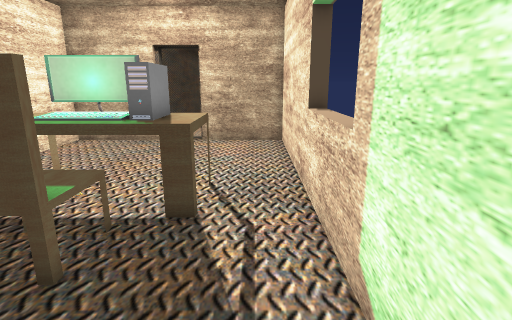
view 1 (above)

13 first-person views from a walk through a 3-D level made in the Godot game engine. The camera is 1.4 m above the floor, tilts 14° down and sees 80° across. The floor is counted in squares, 0.45 m on a side. Each view is taken from the middle of a square. On the plan, view 1 faces up. The plan holds only what a view shows up to about 20 squares ahead; the rest is blank. Door leaves are left out where a doorway can be walked through. Some surface patterns are stand-ins.

view 2
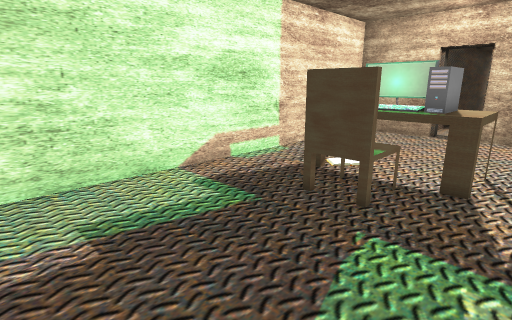

view 3
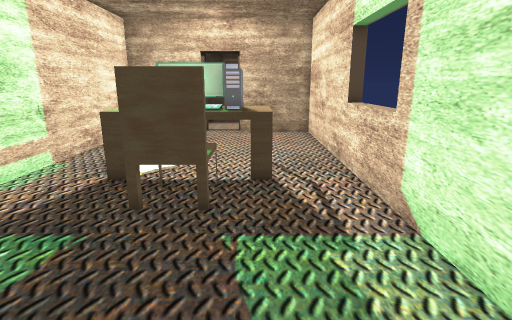

view 4
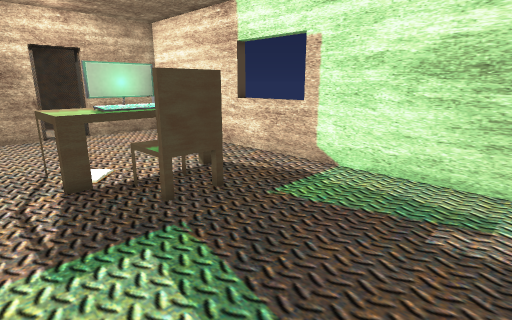

view 5
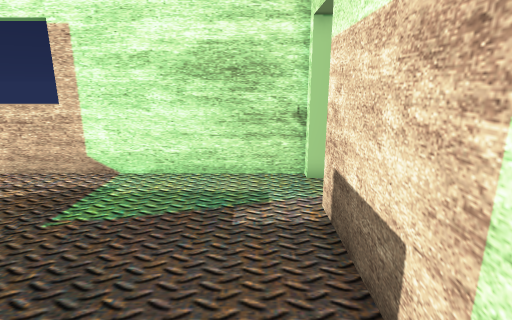

view 6
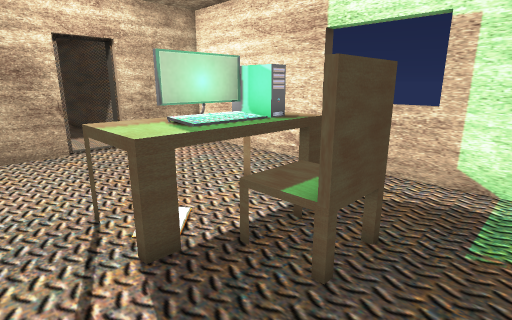

view 7
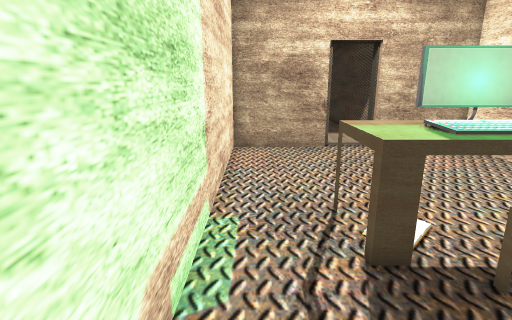

view 8
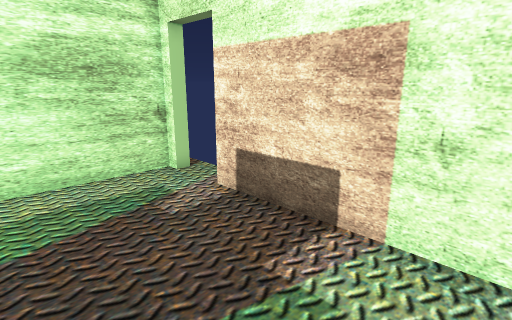

view 9
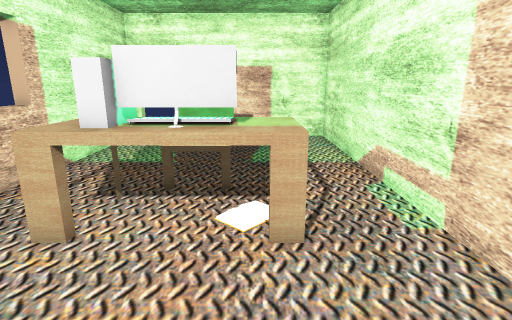

view 10
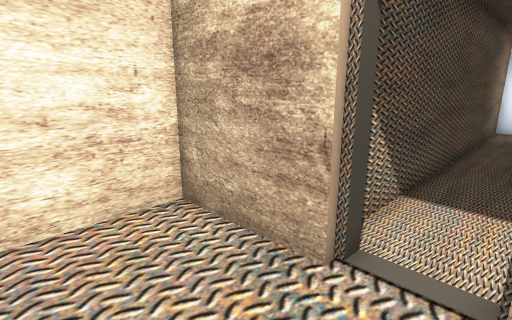

view 11
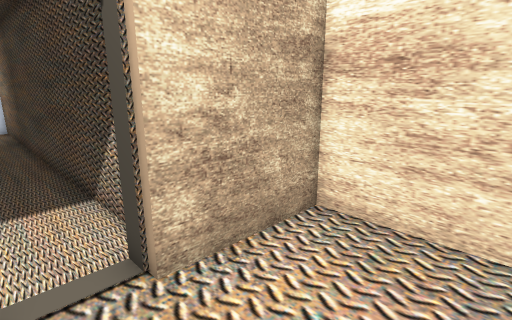

view 12
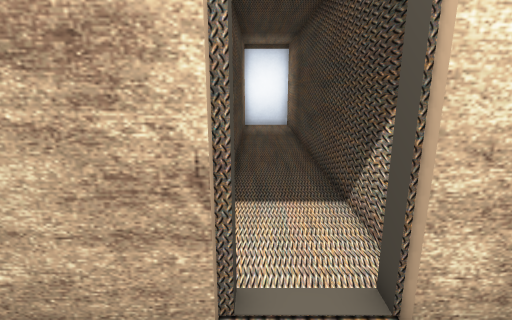

view 13
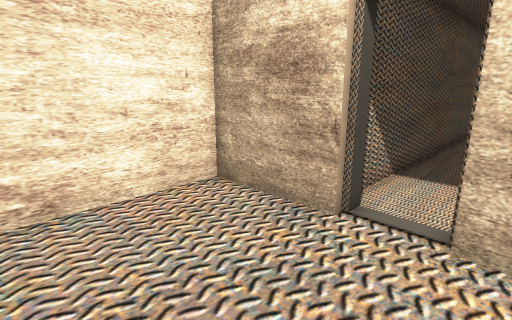

### Floor plan
Ten units are one square. View 1 is at (0, 0); x grows to the right and y downward. Boxes are objects, and circles mark ways between rooms. Rooms are numbered by the first view taken in them; rooms with no view inside come last. Other rooms are left out.
<svg viewBox="-106 -380 126 425">
<path fill="none" stroke="#000" d="M15 37 15 -95M-101 -75 -101 37 -15 37M-55 -172 -101 -172 -101 -75M15 -95 15 -172 -31 -172M-26 -193 -26 -375M-50 -375 -58 -375 -58 -191"/>
<rect x="-75" y="-95" width="70" height="30" fill="#bbb"><title>desk</title></rect>
<rect x="-55" y="-65" width="30" height="30" fill="#bbb"><title>chair</title></rect>
<rect x="-55" y="-85" width="20" height="10" fill="#bbb"><title>other object</title></rect>
<circle cx="-5" cy="-100" r="3" fill="#2a7"/>
<circle cx="-80" cy="-85" r="3" fill="#2a7"/>
<circle cx="-45" cy="-175" r="3" fill="#2a7"/>
<text x="-40" y="-20">1</text>
<text x="-50" y="-130">2</text>
<text x="-50" y="-280">3</text>
</svg>
Room 1 opens to room 2. Room 2 opens to room 3.

Where each view was taken, in squares from view 1:
view 1: 0 up, 0 right, facing up
view 2: 3 down, 0 right, facing up-left
view 3: 3 down, 2 left, facing up
view 4: 3 down, 9 left, facing up-right
view 5: 2 down, 9 left, facing right
view 6: 2 up, 9 left, facing up-right
view 7: 2 up, 9 left, facing up
view 8: 2 up, 9 left, facing down-right
view 9: 15 up, 6 left, facing down
view 10: 13 up, 3 left, facing up-left
view 11: 13 up, 5 left, facing up-right
view 12: 14 up, 5 left, facing up
view 13: 11 up, 2 left, facing up-left
